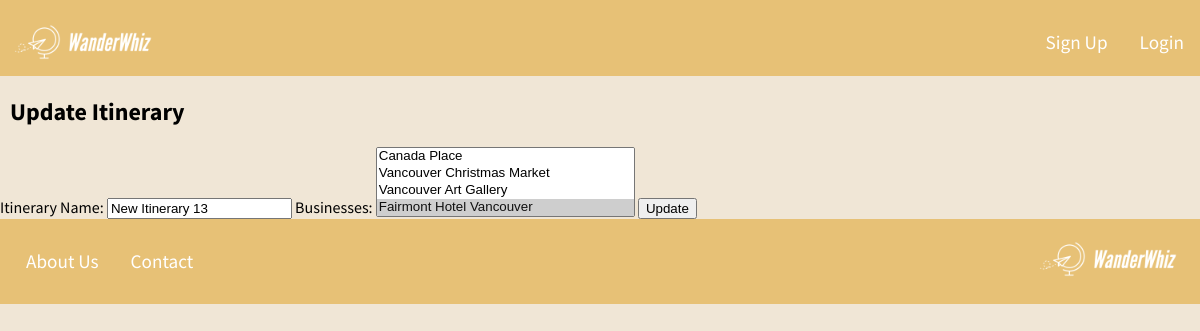
Page /itineraries/18/update/ on the committed database.
### members/models.py (models this page shows, shortened)
class Itinerary(models.Model):
    itinerary_name = models.CharField(max_length=255)
    business_list = models.ManyToManyField(Business)
    user_id = models.ForeignKey(User, on_delete=models.CASCADE)

class Business(models.Model):
    business_name = models.CharField(max_length=255)
    business_type = models.CharField(max_length=12, default='Tourist Attraction')
    address = models.CharField(max_length=255)
    rating = models.CharField(max_length=5)

### members/views.py (the view, shortened to what this page needs)
# urls.py: path('itineraries/<int:id>/update/', itinerary_update, name='itinerary_update'),
def itinerary_update(request, id):
    itinerary = get_object_or_404(Itinerary, id=id)
    businesses = Business.objects.all()  # Retrieve all available businesses
    return render(request, 'itinerary_update.html', {'itinerary': itinerary, 'businesses': businesses})

### members/templates/itinerary_update.html (shortened to what this page needs)
{% extends 'registration/home.html' %}
{% load static %}
{% block content %}
  <h2>Update Itinerary</h2>
  <form method="post">
    <label for="itinerary_name">Itinerary Name:</label>
    <input type="text" id="itinerary_name" name="itinerary_name" value="{{ itinerary.itinerary_name }}">
    <label for="businesses">Businesses:</label>
    <select id="businesses" name="businesses" multiple>
      {% for business in businesses %}
        <option value="{{ business.id }}" {% if business in itinerary.business_list.all %}selected{% endif %}>{{ business.business_name }}</option>
      {% endfor %}
    </select>
    <button type="submit">Update</button>
  </form>
{% endblock %}

### members/static/homestylesheet.css (style rules this page uses)
body { background-color: #f0e6d6; width: 100%; font-family: 'Source Sans Pro', sans-serif; margin: 0; }
h2 { padding-left: 10px; }

### rows in the picture
Itinerary: itinerary_name "New Itinerary 13", businesses "Canada Place / Vancouver Christmas Market / Vancouver Art Gallery / Fairmont Hotel Vancouver ☑"
